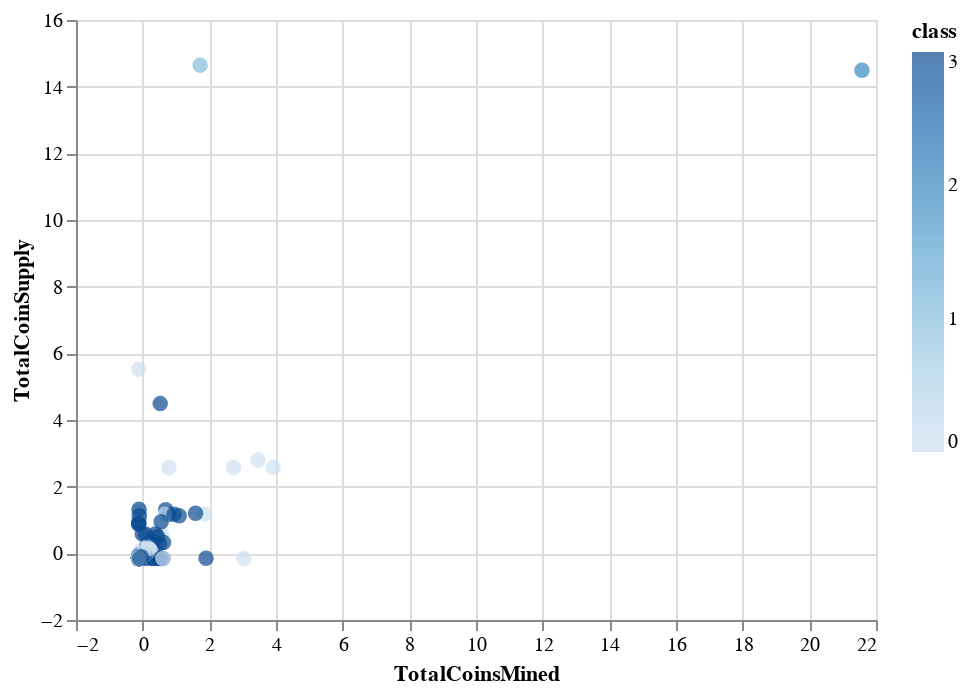

Write notebook code for a chart like this one.
### Code cell
# Plot the scatter with x="TotalCoinsMined" and y="TotalCoinSupply"

alt.Chart(clustered_df).mark_circle(size=60).encode(x="TotalCoinsMined", y="TotalCoinSupply", color='class')

### Figure 1 — Vega-Lite specification as saved in the notebook (floating-point values rounded to 4 significant figures; data arrays with more than 128 entries replaced by an {"elided": "..."} marker saying what was removed)
{"config": {"view": {"continuousWidth": 400, "continuousHeight": 300}}, "data": {"name": "data-7cc96f48ee03f56c2976f00f54fc12d9"}, "mark": {"type": "circle", "size": 60}, "encoding": {"color": {"type": "quantitative", "field": "class"}, "x": {"type": "quantitative", "field": "TotalCoinsMined"}, "y": {"type": "quantitative", "field": "TotalCoinSupply"}}, "$schema": "https://vega.github.io/schema/vega-lite/v4.8.1.json", "datasets": {"data-7cc96f48ee03f56c2976f00f54fc12d9": {"elided": "537 records"}}}
